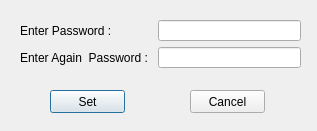
<?xml version="1.0" encoding="UTF-8"?>
<ui version="4.0">
 <class>Dialog</class>
 <widget class="QDialog" name="Dialog">
  <property name="geometry">
   <rect>
    <x>0</x>
    <y>0</y>
    <width>317</width>
    <height>131</height>
   </rect>
  </property>
  <property name="minimumSize">
   <size>
    <width>317</width>
    <height>131</height>
   </size>
  </property>
  <property name="maximumSize">
   <size>
    <width>317</width>
    <height>131</height>
   </size>
  </property>
  <property name="windowTitle">
   <string>Set Password</string>
  </property>
  <widget class="QPushButton" name="btn_set">
   <property name="geometry">
    <rect>
     <x>50</x>
     <y>90</y>
     <width>75</width>
     <height>23</height>
    </rect>
   </property>
   <property name="text">
    <string>Set</string>
   </property>
   <property name="autoDefault">
    <bool>false</bool>
   </property>
   <property name="default">
    <bool>true</bool>
   </property>
  </widget>
  <widget class="QPushButton" name="btn_cancel">
   <property name="geometry">
    <rect>
     <x>190</x>
     <y>90</y>
     <width>75</width>
     <height>23</height>
    </rect>
   </property>
   <property name="text">
    <string>Cancel</string>
   </property>
   <property name="autoDefault">
    <bool>false</bool>
   </property>
  </widget>
  <widget class="QWidget" name="layoutWidget">
   <property name="geometry">
    <rect>
     <x>20</x>
     <y>20</y>
     <width>281</width>
     <height>48</height>
    </rect>
   </property>
   <layout class="QGridLayout" name="gridLayout">
    <item row="0" column="0">
     <widget class="QLabel" name="txt_enter_password">
      <property name="font">
       <font>
        <pointsize>9</pointsize>
       </font>
      </property>
      <property name="text">
       <string>Enter Password :         </string>
      </property>
     </widget>
    </item>
    <item row="0" column="1">
     <widget class="QLineEdit" name="input_enter_password">
      <property name="maxLength">
       <number>16</number>
      </property>
      <property name="echoMode">
       <enum>QLineEdit::Password</enum>
      </property>
     </widget>
    </item>
    <item row="1" column="0">
     <widget class="QLabel" name="txt_enter_again_password">
      <property name="font">
       <font>
        <pointsize>9</pointsize>
       </font>
      </property>
      <property name="text">
       <string>Enter Again  Password : </string>
      </property>
     </widget>
    </item>
    <item row="1" column="1">
     <widget class="QLineEdit" name="input_enter_again_password">
      <property name="maxLength">
       <number>16</number>
      </property>
      <property name="echoMode">
       <enum>QLineEdit::Password</enum>
      </property>
     </widget>
    </item>
   </layout>
  </widget>
 </widget>
 <resources/>
 <connections/>
</ui>
